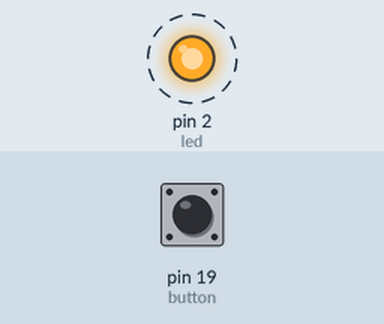
Recording of a program running on a simulated MicroPython board. Shown: output pins drawn as LEDs (lit = HIGH). Dashed ring = blinking. Inputs (shaded band) come from the test bench; at power-on: pin 19 (button) HIGH.

Above: at 0.2 s.
Timing chart, 0 to 3.0 s (numbered marks = the images above):
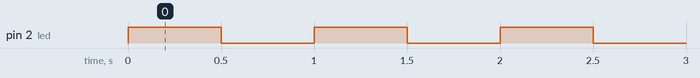

The program:

main.py
```python
import machine
import time

LED_PIN = 2 # In-Built LED
BUTTON_PIN = 19  # D19

def blink():
    # define 'led' as the pin number 2 and as an Output pin
    led = machine.Pin(LED_PIN, machine.Pin.OUT)
    # define 'button' as the pin number 19 and as an Input pin. Also, we will activate the Pull-Up resistor inside the pin.
    button = machine.Pin(BUTTON_PIN, machine.Pin.IN, machine.Pin.PULL_UP)
    # while the button is not pressed, the light will be on and off each 0.5 seconds
    while button.value():
        led.on()
        time.sleep(0.5)
        led.off()
        time.sleep(0.5)
    # when the button is pressed, the led stays on
    led.on()

blink()
```

Measured:
- by itself, pin 2 (led): alternates HIGH for 0.50 s and LOW for 0.50 s
